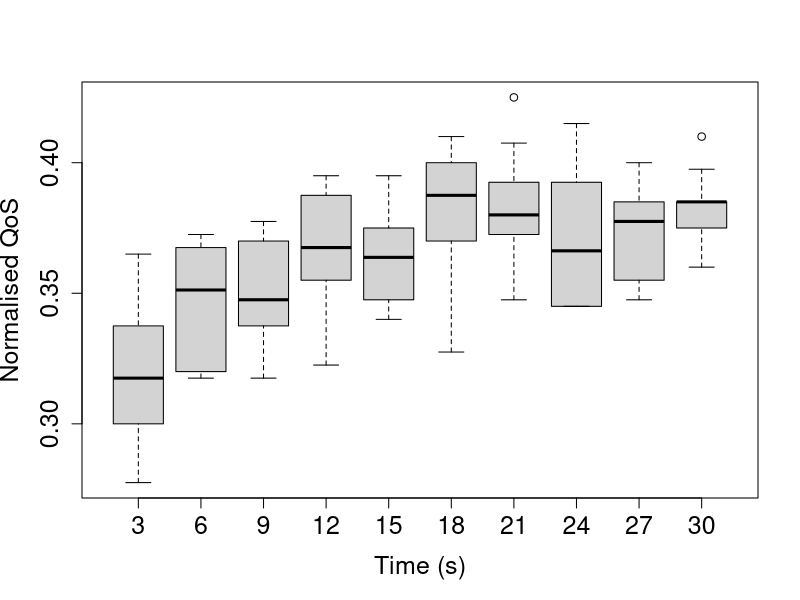

Recreate this plot in R.
 
pdf('problem_7_reps.pdf')
res <- read.table('../original_results/section_v_e_anytime_problem7_reps_results.csv', header=TRUE, sep=',')
fs = 1.5
boxplot(res$qos~res$timeout,data=res, xlab='Time (s)', ylab='Normalised QoS', cex.lab=fs, cex.axis=fs, cex.main=fs, cex.sub=fs)
dev.off()